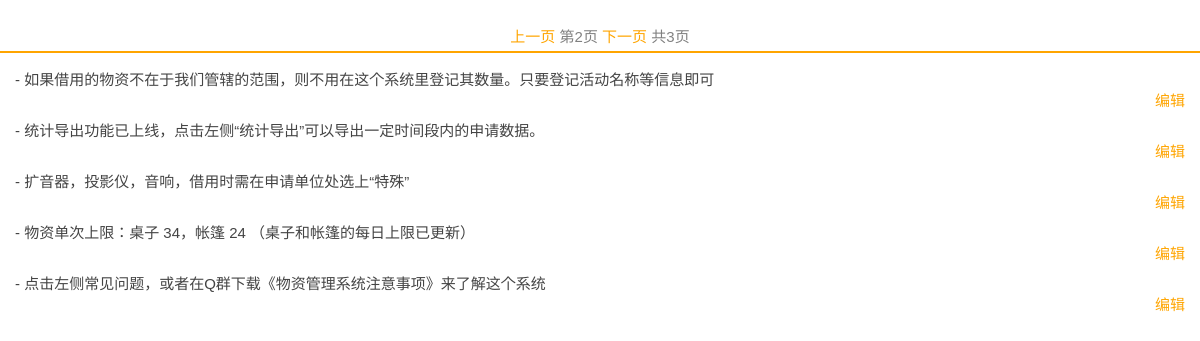
/2/get_notice/, run on the app's committed database.
### mng/models.py (models this page shows)
class Notice(models.Model):
    content = models.CharField(max_length=300)

### mng/views.py (the view)
# urls.py: url(r'^(?P<page_num>[0-9]+)/get_notice/$', views.get_notice, name='get_notice'),
def get_notice(request, page_num):
    notices = latest_notices()
    if notices.count() <= 0:
        return HttpResponse("暂时没有通知")
    limit = 5
    paginator = Paginator(notices, limit)
    page = page_num
    try:
        notice_pages = paginator.page(page)  # 获取某页对应的记录
    except PageNotAnInteger:  # 如果页码不是个整数
        notice_pages = paginator.page(1)  # 取第一页的记录
    except EmptyPage:  # 如果页码太大，没有相应的记录
        notice_pages = paginator.page(paginator.num_pages)  # 取最后一页的记录
    return render(request, 'mng/notice.html', {'notice_pages': notice_pages})

### mng/model/notice.py (called while the page is built)
def latest_notices():
    return Notice.objects.order_by("-id")

### mng/templates/mng/notice.html (shortened to what this page needs)
<!DOCTYPE html>
<html lang="en">
<head>
    {% load staticfiles %}
    <link type="text/css" rel="stylesheet" href="{% static "css/base.css" %}">
    <link type="text/css" rel="stylesheet" href="{% static "css/notice.css" %}">
</head>
<body>
<div class="page_wrap">
    {% if notice_pages.has_previous %}
        <a href="{% url 'mng:get_notice' notice_pages.previous_page_number %}">上一页</a>
    {% endif %}
    第{{ notice_pages.number }}页
    {% if notice_pages.has_next %}
        <a href="{% url 'mng:get_notice' notice_pages.next_page_number %}">下一页</a>
    {% endif %}
    共{{ notice_pages.paginator.num_pages }}页
</div>
{% for notice in notice_pages.object_list %}
    <div class="notice_wrap">
        <div>
            <p>- {{ notice.content }}</p>
            <a href="#" onclick="edit_notice(this)" class="click_label">编辑</a>
        </div>
    </div>
{% endfor %}
</body>
</html>

### mng/static/css/base.css (style rules this page uses)
* { margin: 0; padding: 0; font-family: "Lantinghei SC", "Microsoft Yahei", 宋体, Arial, Helvetica, sans-serif; font-size: 15px; font-style: normal; color: #444; -webkit-box-sizing: border-box; -moz-box-sizing: border-box; box-sizing: border-box; }
html, body { height: 100%; overflow-x: hidden; }
li, ul, img, a, div { border: 0; list-style: none; }
div { display: block; }
a { color: #333333; text-decoration: none; outline: none; }
.click_label { background-color: transparent; border-width:0; color: orange; font-size: 15px; }

### mng/static/css/notice.css (style rules this page uses)
.notice_wrap { width: 100%; padding: 15px; font-size: 15px; color: grey; }
.page_wrap { padding: 5px; font-size: 15px; color: grey; text-align: center; margin-top: 20px; border-bottom: solid orange 2px; }
a { color: orange; }
.notice_wrap a,button { float: right; }

### data on the page
Notice: content "如果借用的物资不在于我们管辖的范围，则不用在这个系统里登记其数量。只要登记活动名称等信息即可"
Notice: content "统计导出功能已上线，点击左侧“统计导出”可以导出一定时间段内的申请数据。"
Notice: content "扩音器，投影仪，音响，借用时需在申请单位处选上“特殊”"
Notice: content "物资单次上限：桌子 34，帐篷 24 （桌子和帐篷的每日上限已更新）"
Notice: content "点击左侧常见问题，或者在Q群下载《物资管理系统注意事项》来了解这个系统"

### other printed values
{{ notice_pages.number }} "2"
{{ notice_pages.paginator.num_pages }} "3"
